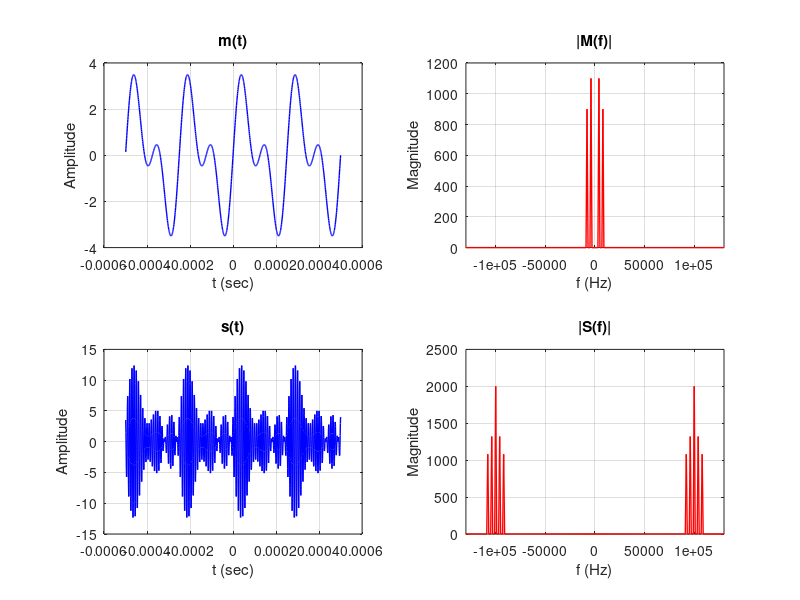

MATLAB code to generate this figure: (Note: this script raises an error after producing the figure.)
clc; clear; close all;

fs = 1e6;
t = -0.0005+1/fs:1/fs:0.0005;

mt = 2.2*sin(2*pi*4e3*t) + 1.8*sin(2*pi*8e3*t);

Ac = 2;
fc = 1e5;
ct = Ac*cos(2*pi*fc*t);

Ka = 0.6;

st = Ac*(1 + Ka*mt).*ct;

N = length(t);
f = (-N/2:N/2-1)*fs/N;

figure

subplot(2,2,1)
plot(t, mt, 'b', 'LineWidth', 1)
grid on
title('m(t)')
xlabel('t (sec)')
ylabel('Amplitude')

subplot(2,2,2)
plot(f, abs(fftshift(fft(mt))), 'r', 'LineWidth', 1)
grid on
title('|M(f)|')
xlabel('f (Hz)')
ylabel('Magnitude')
xlim([-fc-3e4 fc+3e4])

subplot(2,2,3)
plot(t, st, 'b', 'LineWidth', 1)
grid on
title('s(t)')
xlabel('t (sec)')
ylabel('Amplitude')

subplot(2,2,4)
plot(f, abs(fftshift(fft(st))), 'r', 'LineWidth', 1)
grid on
title('|S(f)|')
xlabel('f (Hz)')
ylabel('Magnitude')
xlim([-fc-3e4 fc+3e4])

sgtitle('Lab 4 HW1: AM Modulation (Ka = 0.6)')
